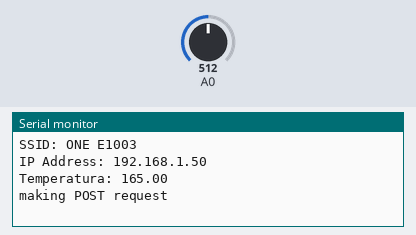
This sketch was run on a simulated Arduino MKR. Parts: the last lines printed to the serial monitor. Inputs (shaded band) come from the test bench; at power-on: A0 = 512. WiFi joins after 1.5 s; servers stay silent unless stated; uploads are accepted with an empty reply.

Above: at 2.7 s.
2.8 s: A0 set to 716
At 2.8 s:
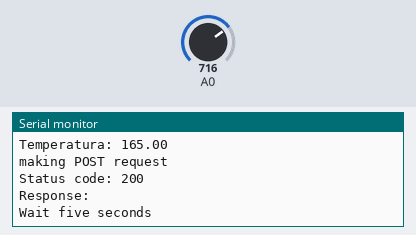
9.7 s: A0 set to 900
At 15.06 s:
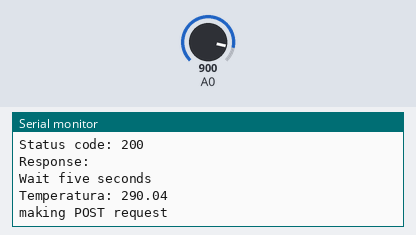
Timing chart, 0 to 16.6 s (numbered marks = the images above; inputs shaded):
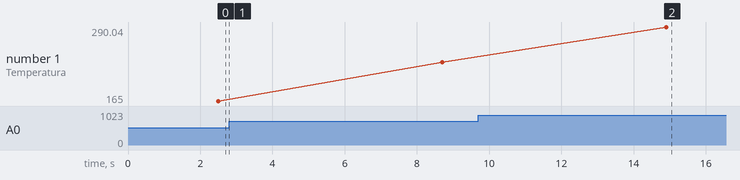

Measured:
- after the input at 9.7 s, the serial monitor: prints a new line after 5.2 s (image 2)
- plotted number 1: 165 → 230.74 after the input at 2.8 s, 230.74 → 290.04 after the input at 9.7 s

The sketch:

PostServer.ino
```cpp
/*
  Reto 2 - Actuadores y Sensores
  Carlos Andres Osorno Tejada
  Modificación de Ejemplo para postear al servidor

      Simple POST client for ArduinoHttpClient library
      Connects to server once every five seconds, sends a POST request
      and a request body

      created 14 Feb 2016
      by Tom Igoe

      this example is in the public domain
 */
#include <ArduinoHttpClient.h>
#include <WiFi101.h>

float temp;

/////// Configuración Wifi ///////
char ssid[] = "ONE E1003";
char pass[] = "caosornot";


char serverAddress[] = "165.227.197.35";  // Dirección IP del servidor
int port = 5000;    // Puerto de Flask

WiFiClient wifi;
HttpClient client = HttpClient(wifi, serverAddress, port);
int status = WL_IDLE_STATUS;
String response;
int statusCode = 0;

void setup() {
  Serial.begin(9600);

  // Proceso de conexión a red Wifi
  while ( status != WL_CONNECTED) {
    Serial.print("Attempting to connect to Network named: ");
    Serial.println(ssid);                   // print the network name (SSID);

    // Conexión a red WPA/WPA2:
    status = WiFi.begin(ssid, pass);
  }

  // print the SSID of the network you're attached to:
  Serial.print("SSID: ");
  Serial.println(WiFi.SSID());

  // print your WiFi shield's IP address:
  IPAddress ip = WiFi.localIP();
  Serial.print("IP Address: ");
  Serial.println(ip);
}

void loop() {

  temp = analogRead(0) ;            // selecciona la entrada analoga 0
  temp = (3.3*temp*100.0)/1024.0; //fórmula que convierte el valor obtenido del pin análogo al que se encuentra conectado nuestro LM35 a grados Celsius
  delay(1000);                      // llama un retardo de 200 milisegundo
  Serial.print("Temperatura: ");  // muestra mensaje CONVERSOR A/D
  Serial.println(temp);           // muestra el valor numérico de la conversión

  Serial.println("making POST request");
  String contentType = "application/json";
  String postData = "{ \"temp\" : ";
  postData += temp;
  postData += " }";

  client.post("/", contentType, postData);

  // read the status code and body of the response
  statusCode = client.responseStatusCode();
  response = client.responseBody();

  Serial.print("Status code: ");
  Serial.println(statusCode);
  Serial.print("Response: ");
  Serial.println(response);

  Serial.println("Wait five seconds");
  delay(5000);
}
```
